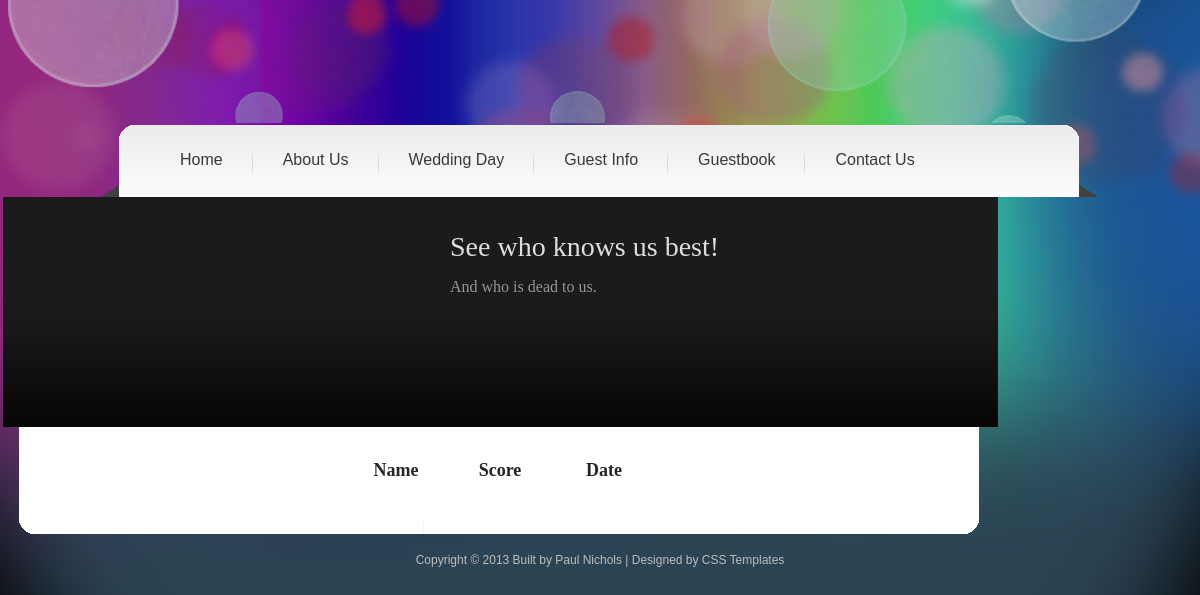
The page /high_scores/ on the database as committed earlier.
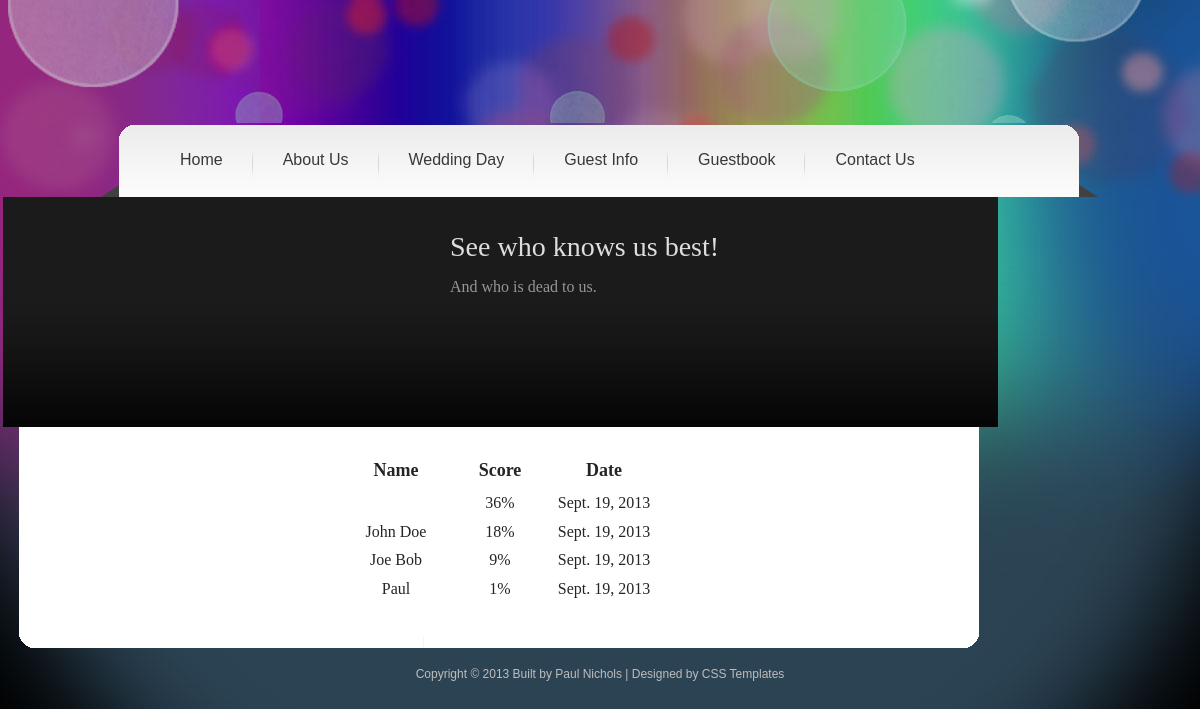
The same page on the database as committed later.
### quiz/models.py (models this page shows)
class Result(models.Model):
	name = models.CharField(max_length=256)
	date_taken = models.DateField(auto_now_add=True)
	score = models.IntegerField()

### quiz/views.py (the view)
# urls.py: url(r'^high_scores/$', 'quiz.views.high_scores', name='high_scores'),
def high_scores(request):
	scores = Result.objects.order_by('-score')
	return render_to_response('high_scores.html',
			{'scores' : scores},
			RequestContext(request))

### quiz/templates/high_scores.html (shortened to what this page needs)
{% extends "base.html" %}
  {% block content %}
    <div id="templatemo_middle">
    	<div id="middle_img"><iframe width="285" height="186" src="//www.youtube.com/embed/HrLEQmMrRFw?rel=0&start=4&showinfo=0&modestbranding=1" frameborder="0" allowfullscreen></iframe></div>
        <div id="m_right">
	        <h1>See who knows us best!</h1>
            <p>And who is dead to us.</p>
		    </div>
    </div>
    <div id="templatemo_content">
          <table id="high_scores">
            <tr>
              <th>Name</th>
              <th>Score</th>
              <th>Date</th>
            </tr>
        {% for score in scores %}
          <tr>
            <td>{{ score.name }}</td>
            <td>{{ score.score }}%</td>
            <td>{{ score.date_taken }}</td>
          </tr>
        {% endfor %}
          </table>
      </div>
      <div id="templatemo_content_bottom"></div>
    {% endblock %}

### mainsite/templates/base.html (shortened to what this page needs)
<!DOCTYPE html PUBLIC "-//W3C//DTD XHTML 1.0 Transitional//EN" "http://www.w3.org/TR/xhtml1/DTD/xhtml1-transitional.dtd">
<html xmlns="http://www.w3.org/1999/xhtml">
<head>
<link rel="stylesheet" href="/static/css/templatemo_style.css"  type="text/css" />
<link rel="stylesheet" href="/static/css/jquery.fancybox.css" type="text/css" media="screen" />
</head>
<body>
<div id="templatemo_wrapper">
    <div id="templatemo_header">
    </div>
    <div id="templatemo_menu">
        <ul>
              <li><a href="/">Home</a></li>
              <li><a href="#">About Us</a>
              </li>
              <li><a href="#">Wedding Day</a>
              </li>
              <li><a href="#">Guest Info</a>
              </li>
              <li><a href="/guestbook/">Guestbook</a></li>
              <li><a href="mailto:paulandjason27@gmail.com" target="_blank" class="last">Contact Us</a></li>
        </ul>
        </div>
    </div>
    {% block content %}{% endblock %}
     <div id="templatemo_footer">
        Copyright © 2013 <a href="https://github.com/pnichols104/wedding-website">Built by Paul Nichols</a> |
        Designed by <a href="http://www.templatemo.com/page/1" target="_parent">CSS Templates</a>
    </div>
</body>
</html>

### mainsite/static/css/templatemo_style.css (style rules this page uses)
body { margin: 0px; padding: 0px; color: #252525; font-family: Tahoma, Geneva, sans-serif; font-size: 12px; line-height: 1.7em; background-image: url(/static/images/templatemo_bg1.jpg); background-color: #000000; background-position: top center; background-repeat: no-repeat }
a, a:link, a:visited { color: #dc6606; font-weight: bold; text-decoration: none; }
p { margin: 0 0 10px 0; padding: 0; }
h1, h2, h3, h4, h5, h6 { color: #333; font-weight: normal; font-family: Georgia, "Times New Roman", Times, serif }
h1 { font-size: 28px; margin: 0 0 30px 0; padding: 5px 0; }
#templatemo_wrapper { width: 1000px; margin: 0 auto }
#templatemo_header { height: 125px; width: 940px; padding: 0 30px; position:relative; }
#templatemo_menu { width: 900px; height: 47px; padding: 25px 50px 0; font-size: 16px; background: url(/static/images/templatemo_menu.png) no-repeat; }
#templatemo_menu ul { float: left; width: 800px; margin: 0; padding: 0; list-style: none; position: relative; display: inline; }
#templatemo_menu ul li { padding: 0px; margin: 0px; display: inline; float: left; }
#templatemo_menu ul li a { float: left; display: block; height: 27px; padding: 0 30px; margin: 0; font-size: 16px; text-align: center; text-decoration: none; color: #383838; font-weight: normal; outline: none; border: none; background: url(/static/images/templatemo_menu_divider.png) center right no-repeat; }
#templatemo_menu ul li .last { background: none }
#templatemo_menu ul:after { content: ""; clear: both; display: block; }
#templatemo_middle { clear: both; width: 900px; height: 200px; padding: 15px 50px; background: url(/static/images/templatemo_slider.png) no-repeat; }
#templatemo_middle #middle_img { float: left; position: relative; width: 285px; height: 186px; padding: 6px; }
#m_right { float: right; width: 450px; padding-top: 20px; padding-right: 50px; }
#m_right h1 { color: #ddd; margin-bottom: 15px }
#m_right p { color: #969696; font-size: 16px; font-family: Georgia, "Times New Roman", Times, serif }
#templatemo_content { clear: both; width: 900px; padding: 30px 50px; background: url(/static/images/templatemo_content.png) repeat-y }
#templatemo_content_bottom { clear: both; height: 13px; background: url(/static/images/templatemo_content_bottom.png) no-repeat }
.last { margin: 0 }
#templatemo_footer { width: 900px; margin: 0 auto; padding: 15px 35px; text-align: center; color: #bdbdbd; }
#templatemo_footer a { font-weight: normal; color: #bdbdbd; }
#high_scores { margin-right: auto; margin-left: auto; font-family: Georgia, "Times New Roman", Times, serif; }
#high_scores th { font-size: 18px; width: 100px; padding-bottom: 10px; }
#high_scores td { font-size: 16px; text-align: center; padding-bottom: 5px; width: auto; }

Rows that differ between the two databases and show on the page:
added Result: score "36", date_taken "Sept. 19, 2013"
added Result: name "John Doe", score "18", date_taken "Sept. 19, 2013"
added Result: name "Joe Bob", score "9", date_taken "Sept. 19, 2013"
added Result: name "Paul", score "1", date_taken "Sept. 19, 2013"
